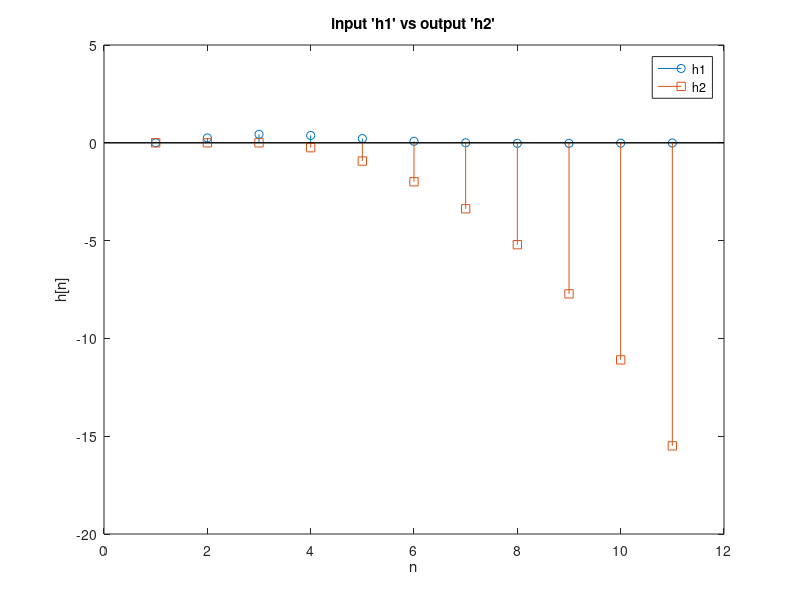

The MATLAB source for this figure:
clear;
clc;
clf;

n = [0:10];
h1 = n .* (0.5).^n .* sin(pi.*n/6);
%Part B

%Frequency scale followed by a differentiation
%As per the properties of the Z-Transform
%a^n*z[n] = Z(z/a)
%x*z[n] = -z*Z'(z) 
%N(z^-1) = -(1/4)*z^-2+(1/16)*z^-4
%D(z^-1) = 1-sqrt(3)*z^-1+(5/4)*z^-2-(sqrt(3)/2)*z^-3+(1/16)*z^-4

%Coeffcients of the polynomials
N = [0, 0, -1/4, 0, 1/16];
D = [1, -sqrt(3), (5/4), -sqrt(3)/2, 1/16];

%Part C
h2 = filter(N, D, n);

%Part D - plotting the results
stem(h1);
hold on;
h = stem(h2, 'Marker', 'square');
legend('h1', 'h2');
title('input ''h1'' vs output ''h2''');
xlabel('n');
ylabel('h[n]');
